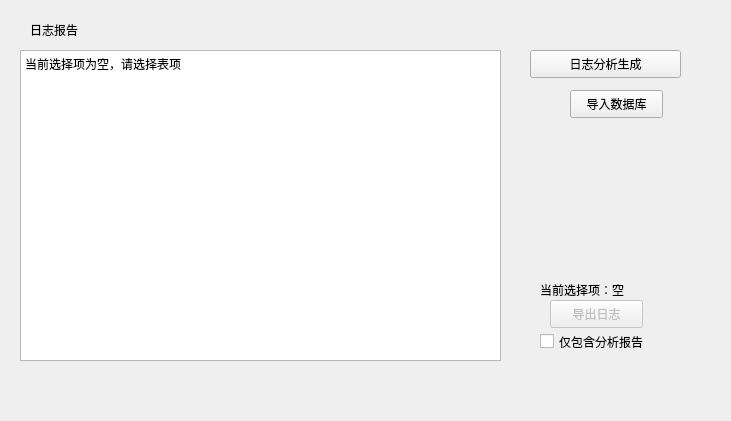
<?xml version="1.0" encoding="UTF-8"?>
<ui version="4.0">
 <class>LogReport</class>
 <widget class="QWidget" name="LogReport">
  <property name="geometry">
   <rect>
    <x>0</x>
    <y>0</y>
    <width>731</width>
    <height>421</height>
   </rect>
  </property>
  <property name="windowTitle">
   <string>Form</string>
  </property>
  <widget class="QLabel" name="label">
   <property name="geometry">
    <rect>
     <x>30</x>
     <y>20</y>
     <width>69</width>
     <height>19</height>
    </rect>
   </property>
   <property name="text">
    <string>日志报告</string>
   </property>
  </widget>
  <widget class="QPushButton" name="pushButton">
   <property name="geometry">
    <rect>
     <x>530</x>
     <y>50</y>
     <width>151</width>
     <height>28</height>
    </rect>
   </property>
   <property name="text">
    <string>日志分析生成</string>
   </property>
  </widget>
  <widget class="QPushButton" name="pushButton_2">
   <property name="geometry">
    <rect>
     <x>570</x>
     <y>90</y>
     <width>93</width>
     <height>28</height>
    </rect>
   </property>
   <property name="text">
    <string>导入数据库</string>
   </property>
  </widget>
  <widget class="QWidget" name="export_widget" native="true">
   <property name="geometry">
    <rect>
     <x>530</x>
     <y>270</y>
     <width>171</width>
     <height>81</height>
    </rect>
   </property>
   <widget class="QLabel" name="tb_label">
    <property name="geometry">
     <rect>
      <x>10</x>
      <y>10</y>
      <width>131</width>
      <height>20</height>
     </rect>
    </property>
    <property name="text">
     <string>当前选择项：空</string>
    </property>
   </widget>
   <widget class="QPushButton" name="export_button">
    <property name="enabled">
     <bool>false</bool>
    </property>
    <property name="geometry">
     <rect>
      <x>20</x>
      <y>30</y>
      <width>93</width>
      <height>28</height>
     </rect>
    </property>
    <property name="text">
     <string>导出日志</string>
    </property>
   </widget>
   <widget class="QCheckBox" name="checkBox">
    <property name="geometry">
     <rect>
      <x>10</x>
      <y>60</y>
      <width>131</width>
      <height>23</height>
     </rect>
    </property>
    <property name="text">
     <string>仅包含分析报告</string>
    </property>
   </widget>
  </widget>
  <widget class="QPlainTextEdit" name="plainTextEdit">
   <property name="geometry">
    <rect>
     <x>20</x>
     <y>50</y>
     <width>481</width>
     <height>311</height>
    </rect>
   </property>
   <property name="plainText">
    <string>当前选择项为空，请选择表项</string>
   </property>
  </widget>
 </widget>
 <resources/>
 <connections/>
</ui>
